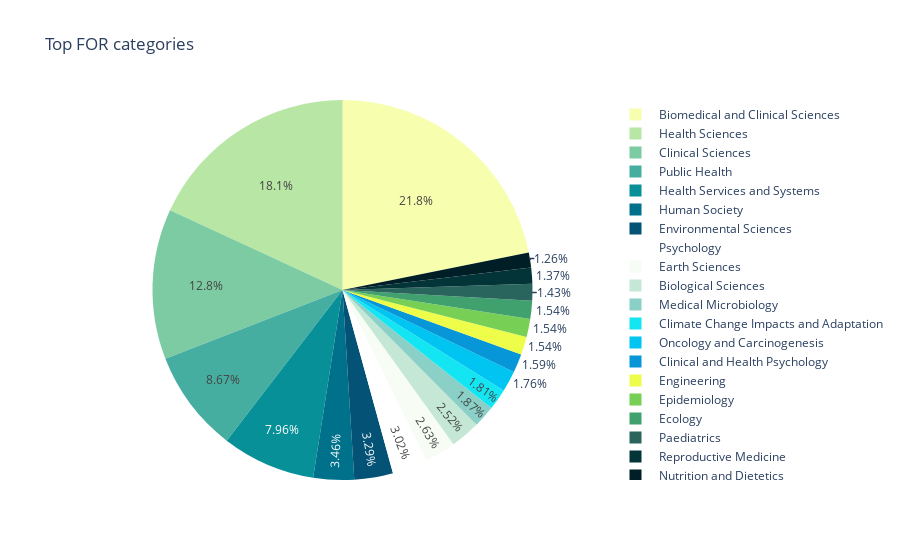

Notebook source saved alongside this figure:
### Markdown cell above
We can use the Fields of Research categories information in publications to obtain a breakdown of the publications by subject area. 

This can be achieved by 'exploding' the `category_for` data into a separate table, since there can be more than one category per publication. The new categories table also retains some basic info about the publications it relates to, e.g. *journal*, *title*, *publication id*, etc., to make it easier to analyse the data.

### Code cell
pubs_categories = pubs_cited.explode('category_for')
pubs_categories.dropna(subset=["category_for"], inplace=True)

def for_nice_name(for_dict):
    "transforms a category JSON into a nice looking title"
    if type(for_dict) == dict:
        name = for_dict['name']
        return ''.join([i for i in name if not i.isdigit()])
    else:
        return ""

# new col for nice name
pubs_categories["category_for_name"] = pubs_categories['category_for'].apply(lambda x: for_nice_name(x))
# new col for tot-pubs count
pubs_categories['count_pubs'] = pubs_categories.groupby("category_for_name")['id'].transform('count')

# Visualize the top categories using a pie chart...
categories = pubs_categories.drop_duplicates(subset="category_for_name").sort_values("count_pubs", ascending=False)[['category_for_name', 'count_pubs']]

px.pie(categories[:20], 
       names="category_for_name", # the dimension for the slices
       values="count_pubs",  # the metric
       color_discrete_sequence=px.colors.sequential.Bluyl,
       title=f"Top FOR categories")

### Figure 1 — Plotly figure (JSON) as saved in the notebook; plotly's stock layout.template omitted (floating-point values rounded to 4 significant figures)
{"data": [{"domain": {"x": [0, 1], "y": [0, 1]}, "hovertemplate": "category_for_name=%{label}<br>count_pubs=%{value}<extra></extra>", "labels": [" Biomedical and Clinical Sciences", " Health Sciences", " Clinical Sciences", " Public Health", " Health Services and Systems", " Human Society", " Environmental Sciences", " Psychology", " Earth Sciences", " Biological Sciences", " Medical Microbiology", " Climate Change Impacts and Adaptation", " Oncology and Carcinogenesis", " Clinical and Health Psychology", " Engineering", " Epidemiology", " Ecology", " Paediatrics", " Reproductive Medicine", " Nutrition and Dietetics"], "legendgroup": "", "name": "", "showlegend": true, "type": "pie", "values": [398, 330, 233, 158, 145, 63, 60, 55, 48, 46, 34, 33, 32, 29, 28, 28, 28, 26, 25, 23]}], "layout": {"autosize": true, "legend": {"tracegroupgap": 0}, "piecolorway": ["rgb(247, 254, 174)", "rgb(183, 230, 165)", "rgb(124, 203, 162)", "rgb(70, 174, 160)", "rgb(8, 144, 153)", "rgb(0, 113, 139)", "rgb(4, 82, 117)"], "title": {"text": "Top FOR categories"}}}
